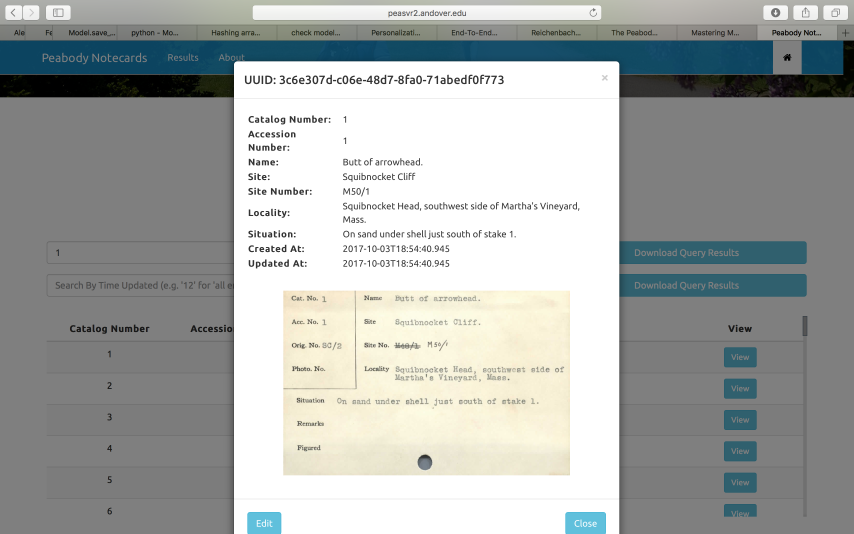
#> input picture Website_Example.png, 2560 x 1600 px, given in place of 110_8348.pdf.png, which was not available (shown at 1/3 size)
$ jupyter execute --allow-errors Alex_Attempt_Senior_Year.ipynb   (shell and % lines are left out)   (older library calls are emulated)   (text cells are left out)
#> lines starting #> are read from the running program, lines starting #| are printed output that depends on the picture; after the words box and inside, x2 and y2 are one past the last pixel; in counts of white or black regions, pixels touching at a corner belong together; pictures that were not available may be replaced by others from this repository, and a replacement may not be noted
[cell 1]
#### Images
from matplotlib.pyplot import imread
from scipy.misc import toimage
import cv2 as cv
from skimage.feature import canny
from skimage.transform import hough_line, hough_line_peaks, rotate
from PIL import Image
from skimage import filters

#### Graph
from matplotlib.pyplot import imshow
import matplotlib.pyplot as plt
import matplotlib.path as mplPath

#### Strings
from StringIO import StringIO
from fuzzywuzzy import fuzz, process
import re
from textblob import TextBlob, Word
import difflib
import editdistance
import re

#### Data
import pandas as pd
import numpy as np
import pytesseract

#### Misc
import multiprocessing
from multiprocessing import Pool
from pprint import pprint
import os
from tqdm import tqdm_notebook as tqdm
from tqdm._tqdm_notebook import tqdm_notebook
from collections import Counter

tqdm_notebook.pandas()

[cell 2]
def _apply_df(args):
    df, func, kwargs = args
    return df.progress_apply(func, **kwargs)

# [7 lines left out: function apply_by_multiprocessing, not called in this run]

[cell 3]
test_image = './peabody_files/Accession Files/110/110_8348.pdf.png'
root = './peabody_files/Accession Files/'
accessions = filter(lambda x: x != ".DS_Store", os.listdir(root))
paths = []
errors = {}
#> (the rest of this cell did not finish here and is left out)

[cell 4]
def load_image(path):
    img = imread(path)
#> img is the input picture: shape (1600, 2560, 4) float32; mean R, G, B, A 0.661, 0.674, 0.661, 1
    if len(img.shape) != 2:
        img = cv.cvtColor(img, cv.COLOR_BGRA2GRAY) # Convert color space
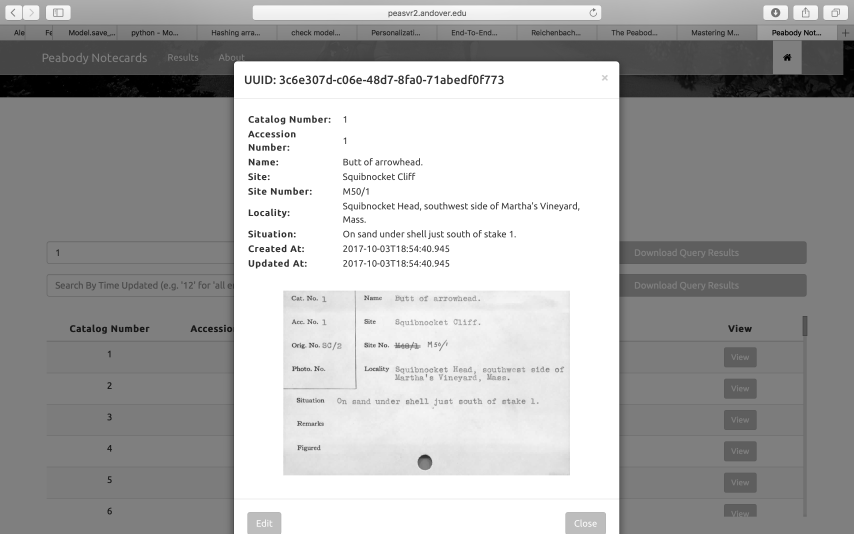
#> img: shape (1600, 2560) float32 (shown at 1/3 size); min 0, max 1, mean 0.664
    if np.max(img) <= 1.1:
        img *= 255
    img = img.astype('uint8')
    return img
image = load_image(test_image)
imshow(image, cmap='gray')

[cell 5]
def binarize(img):
    return cv.threshold(cv.GaussianBlur(img,(5,5),0),0,255,cv.THRESH_BINARY+cv.THRESH_OTSU)[1]
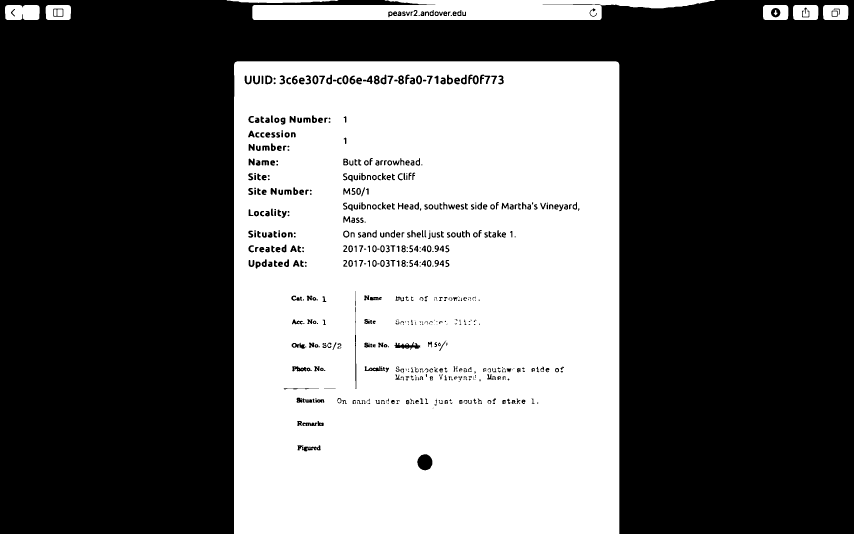
#> returned value: shape (1600, 2560) (shown at 1/3 size); 40.5% white; 189 white regions (102 under 20 px), largest, box (x1, y1, x2, y2) and area: (702, 184, 1858, 1600) 1573756, (757, 0, 2146, 60) 59644, (15, 15, 119, 60) 4402

[cell 6]
imshow(binarize(image), cmap='gray')

[cell 7]
image = binarize(image)
imshow(image, cmap='gray')

[cell 8]
def remove_noise(img):
    return cv.fastNlMeansDenoising(img)

[cell 9]
image = remove_noise(image)
imshow(image, cmap='gray')

[cell 10]
def deskew(img):
    #### Estimate Angle
    piby4 = np.pi / 4
    def get_max_freq_elem(arr):
        max_arr = []
        freqs = {}
        for i in arr:
            if i in freqs:
                freqs[i] += 1
            else:
                freqs[i] = 1
        sorted_keys = sorted(freqs, key=freqs.get, reverse=True)
        max_freq = freqs[sorted_keys[0]]
        for k in sorted_keys:
            if freqs[k] == max_freq:
                max_arr.append(k)
        return max_arr

    def calculate_deviation(angle):
        angle_in_degrees = np.abs(angle)
        deviation = np.abs(piby4 - angle_in_degrees)
        return deviation
    compare_sum = lambda x: x>=44 and x <=46

    edges = canny(img, sigma=3)
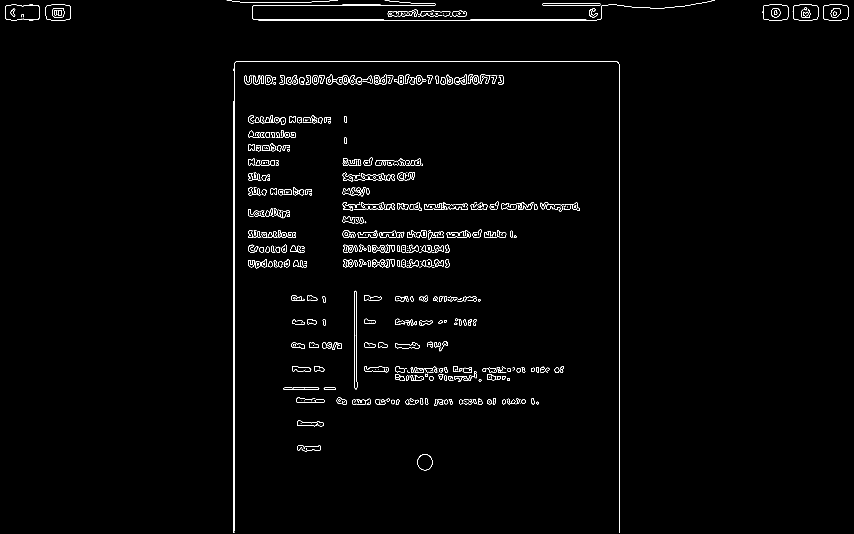
#> edges: shape (1600, 2560) bool (shown at 1/3 size); 1% white in thin lines or dots
    h, a, d = hough_line(edges)
#> a = 180 values from -1.57 to 1.55; d = 6039 values from -3019 to 3019
    _, ap, _ = hough_line_peaks(h, a, d, num_peaks=20)
#> ap = [0, 0, -1.57, -1.57]

    if len(ap) == 0:
        raise ValueError("BAD IMAGE")

    absolute_deviations = [calculate_deviation(k) for k in ap]
#> absolute_deviations = [0.785, 0.785, 0.785, 0.785]
    average_deviation = np.mean(np.rad2deg(absolute_deviations))
#> average_deviation = 45
    ap_deg = [np.rad2deg(x) for x in ap]
#> ap_deg = [0, 0, -90, -90]

    bin_0_45 = []
    bin_45_90 = []
    bin_0_45n = []
    bin_45_90n = []

    for ang in ap_deg:
        deviation_sum = int(90 - ang + average_deviation)
        if compare_sum(deviation_sum):
            bin_45_90.append(ang)
            continue
        deviation_sum = int(ang + average_deviation)
        if compare_sum(deviation_sum):
            bin_0_45.append(ang)
            continue
        deviation_sum = int(-ang + average_deviation)
        if compare_sum(deviation_sum):
            bin_0_45n.append(ang)
            continue
        deviation_sum = int(90 + ang + average_deviation)
        if compare_sum(deviation_sum):
            bin_45_90n.append(ang)
#> this loop made 4 passes
#> ang on passes 2 to 4: 0, -90, -90
#> after the loop, bin_0_45 = [0, 0]; bin_0_45n = []; bin_45_90 = []; bin_45_90n = [-90, -90]
    angles = [bin_0_45, bin_45_90, bin_0_45n, bin_45_90n]
#> angles = [[0, 0], [], [], [-90, -90]]
    lmax = 0
    for j in range(len(angles)):
        l = len(angles[j])
        if l > lmax:
            lmax = l
            maxi = j
#> this loop made 4 passes
#> (l, lmax, maxi) on pass 1: (2, 2, 0)
#> l on passes 2 to 4: 0, 0, 2
#> after the loop, lmax = 2; maxi = 0
    if lmax:
        ans_arr = get_max_freq_elem(angles[maxi])
#> the loop in get_max_freq_elem, `for i in arr:` made 2 passes
#> after the loop in get_max_freq_elem, `for i in arr:`: freqs = {0: 2}
#> in get_max_freq_elem, `sorted_keys = sorted(freqs, key=freqs.get, reverse=True)`: sorted_keys = [0]
#> in get_max_freq_elem, `max_freq = freqs[sorted_keys[0]]`: max_freq = 2
#> the loop in get_max_freq_elem, `for k in sorted_keys:` made 1 pass
#> after the loop in get_max_freq_elem, `for k in sorted_keys:`: max_arr = [0]
#> ans_arr = [0]
        ans_res = np.mean(ans_arr)
#> ans_res = 0

    else:
        ans_arr = get_max_freq_elem(ap_deg)
        ans_res = np.mean(ans_arr)
    #### Rotate Image
    angle = ans_res
#> angle = 0
    if angle <= 30:
        return img
    if angle >= 0 and angle <= 90:
        rot_angle = angle - 90
    if angle >= -45 and angle < 0:
        rot_angle = angle - 90
    if angle >= -90 and angle < -45:
        rot_angle = 90 + angle

    rotated = rotate(img, rot_angle, resize=True, clip=True, mode='edge')
    return rotated

[cell 11]
def crop_image(img,tol=.999):
    # img is image data
    # tol  is tolerance
#> called with tol = 0.999
    mask = img>tol
    return img[np.ix_(mask.any(1),mask.any(0))]
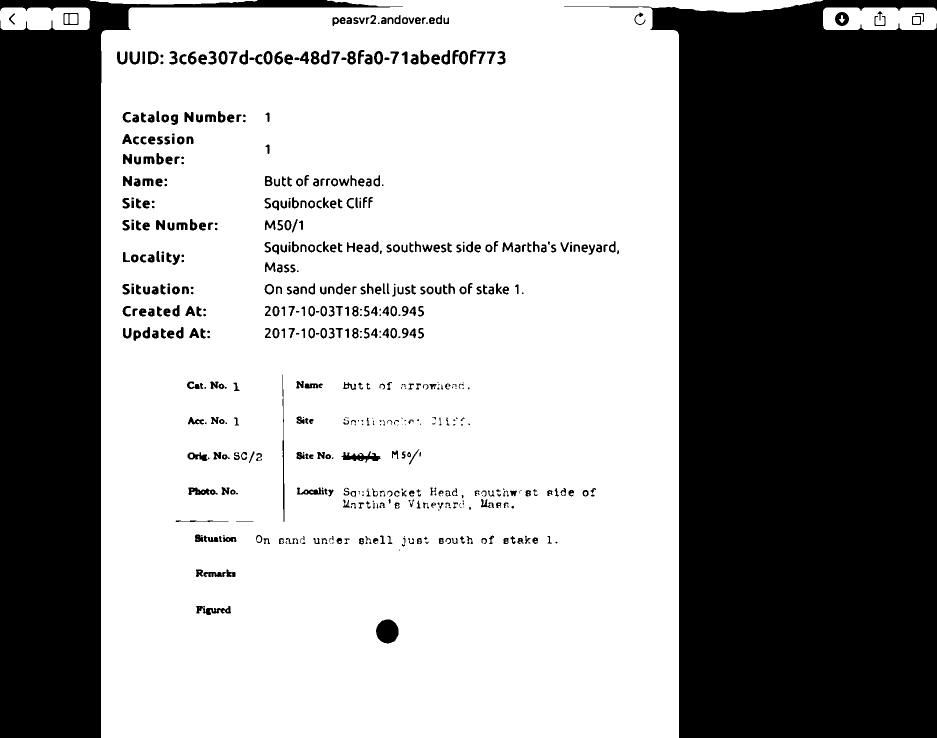
#> returned value: shape (1476, 1874) (shown at 1/2 size); 59.9% white; 601 black regions (116 under 20 px), largest, box (x1, y1, x2, y2) and area: (1128, 0, 1874, 1476) 749125, (0, 0, 806, 1476) 298458, (752, 1239, 797, 1287) 1682
